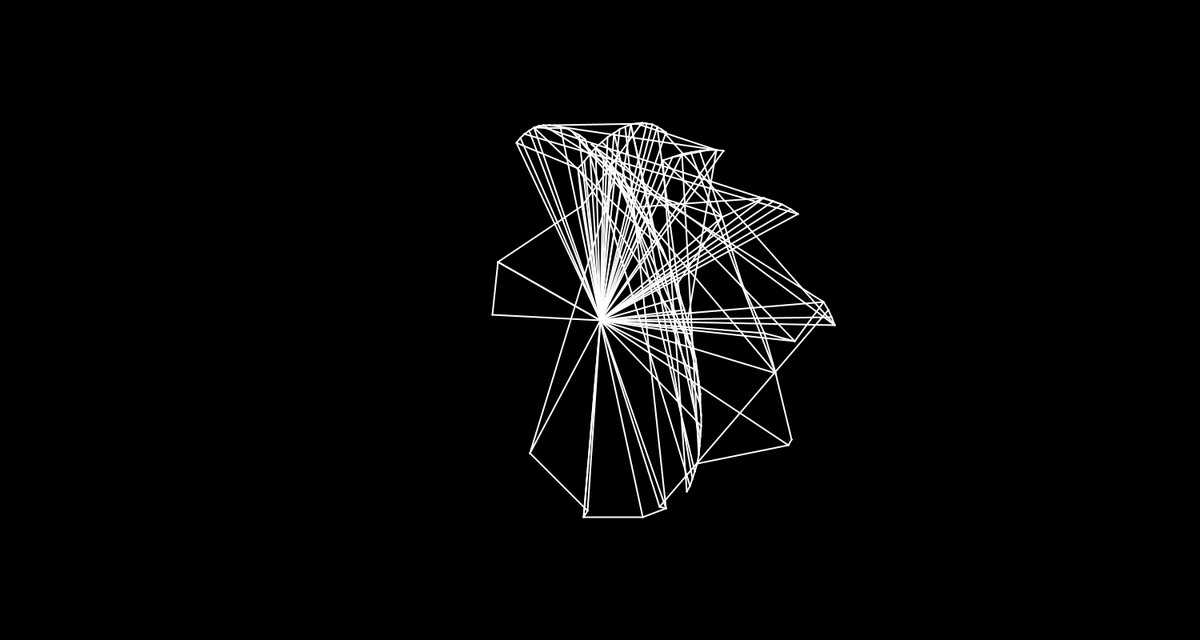
Frame 1 (no input)
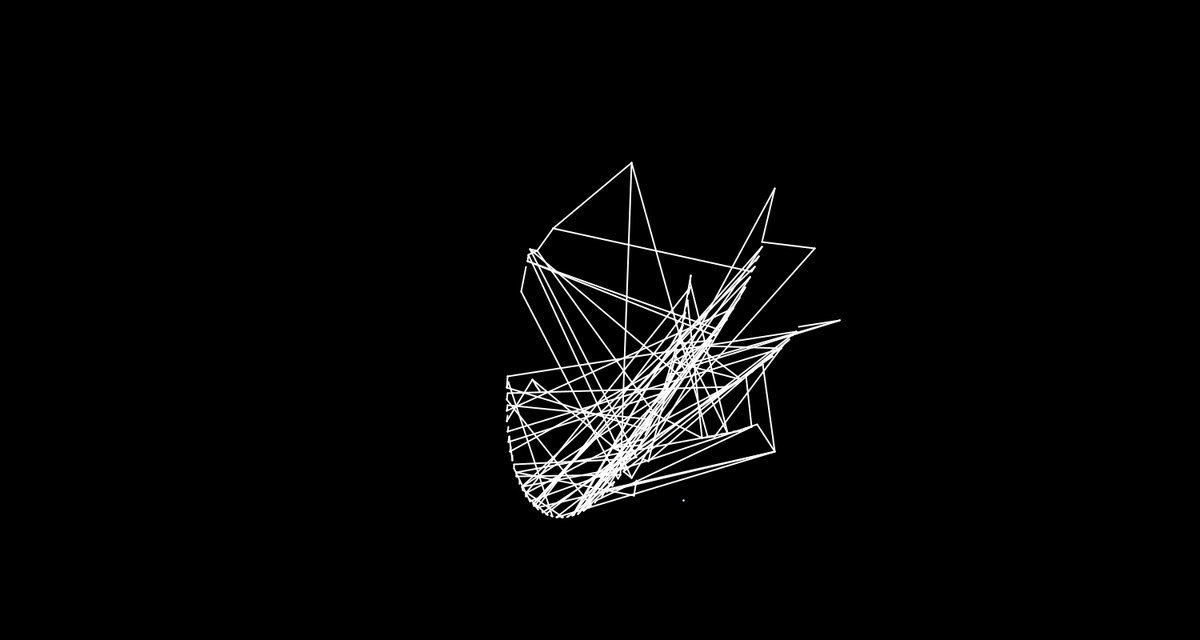
Frame 60 (the mouse pressed at the canvas centre just before this capture)
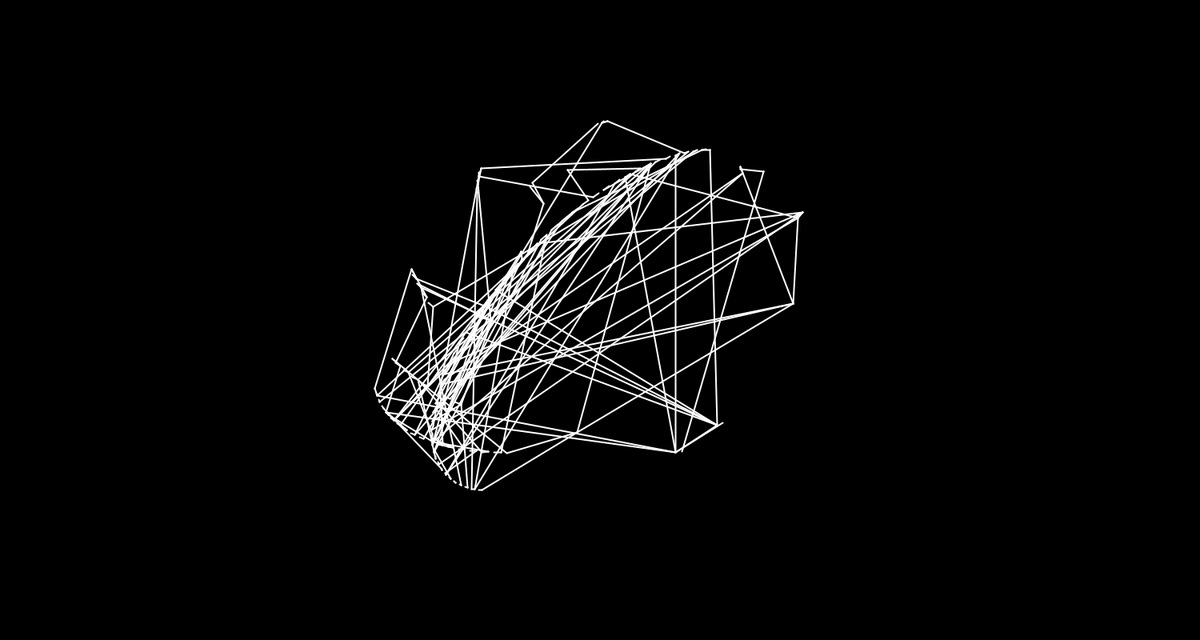
Frame 120 (the mouse held since frame 60 and released just before this capture)

The Processing sketch that drew these frames (run headless with seeded random() and noise(); from frame 60 on, the mouse is pressed at the canvas centre):

// Processing sketch: sketch_2_alter_2
// ── sketch_2_alter_2.pde


// Declare variables for the animation
int numCircles = 100;
float circleSize = 2;
float[] xPos;
float[] yPos;
float[] xSpeed;
float[] ySpeed;
color[] fillColor;
int[] pairs; // Array to store the pairs for each circle

void setup() {
  // Set up the canvas size and background color
  size(1500, 800);
  // Set up the frame rate for the animation
  frameRate(30);

background(0,0,0);


  // Initialize the arrays for the animation
  xPos = new float[numCircles];
  yPos = new float[numCircles];
  xSpeed = new float[numCircles];
  ySpeed = new float[numCircles];
  fillColor = new color[numCircles];
  pairs = new int[numCircles];
  print(pairs);
  // Initialize the variables for each circle
  for (int i = 0; i < numCircles; i++) {
    xPos[i] = width/2;
    yPos[i] = height/2;
    xSpeed[i] = random(-5, 5);
    ySpeed[i] = random(-5, 5);
    fillColor[i] = color(random(255), random(255), random(255));
  }

  // Randomly assign the pairs for each circle
  for (int i = 0; i < numCircles; i++) {
    pairs[i] = int(random(numCircles));
  }
}

void draw() {
  // Clear the canvas each frame
  background(0,0,0);

  // Update the position of each circle
  for (int i = 0; i < numCircles; i++) {
    // Calculate the new position of the circle using polar coordinates
    float radius = 200 + i/(i+1);
    float angle = frameCount/30.0 + i*2*PI/numCircles + 100/(i+1);
    xPos[i] = width/2 + radius*cos(angle) + sin(frameCount/60.0 + i*2*PI/numCircles)*100;
    yPos[i] = height/2 + radius*sin(angle) + cos(frameCount/60.0 + i*2*PI/numCircles)*50;
    // Check if the circle has reached the edge of the canvas
    if (xPos[i] < 0 || xPos[i] > width) {
      xSpeed[i] *= -1;
    }
    if (yPos[i] < 0 || yPos[i] > height) {
      ySpeed[i] *= -1;
    }

    // Draw the circle
    fill(fillColor[i]);
    noStroke();
    ellipse(xPos[i], yPos[i], circleSize, circleSize);

    // Draw the line connecting the paired circle
    stroke(255);
    strokeWeight(circleSize);
    line(xPos[i], yPos[i], xPos[pairs[i]], yPos[pairs[i]]);
  
   // Find the closest two circles to the current circle
    float closest1 = dist(xPos[i], yPos[i], xPos[0], yPos[0]);
    int closestIndex1 = 0;
    float closest2 = dist(xPos[i], yPos[i], xPos[1], yPos[1]);
    int closestIndex2 = 1;
    for (int j = 0; j < numCircles; j++) {
      float distance = dist(xPos[i], yPos[i], xPos[j], yPos[j]);
      if (distance < closest1) {
        closest2 = closest1;
        closestIndex2 = closestIndex1;
        closest1 = distance;
        closestIndex1 = j;
      } else if (distance < closest2) {
        closest2 = distance;
        closestIndex2 = j;
      }
    }

    // Draw the lines connecting the current circle to its closest two circles
    stroke(255);
    strokeWeight(circleSize);
    line(xPos[i], yPos[i], xPos[closestIndex1], yPos[closestIndex1]);
    line(xPos[i], yPos[i], xPos[closestIndex2], yPos[closestIndex2]);
  }
}
  
 



void mousePressed() {
  // Randomly assign the pairs for each circle when the mouse is clicked
  for (int i = 0; i < numCircles; i++) {
    pairs[i] = int(random(numCircles));
  }
}
